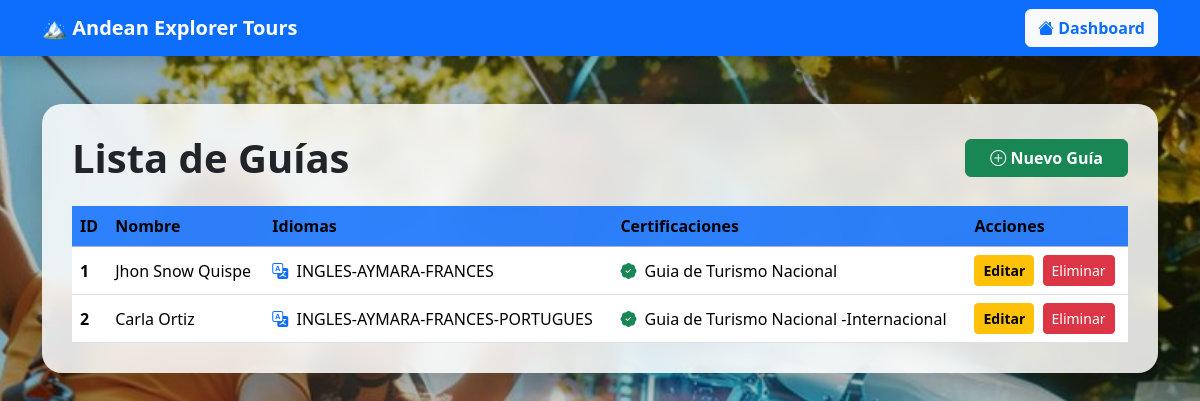
The page /guias (signed in) on the database its author committed.
### app/models/guia.py (models this page shows)
class Guia(db.Model):
    id = db.Column(
        db.Integer,
        primary_key=True
    )
    nombre = db.Column(
        db.String(100),
        nullable=False
    )
    idiomas = db.Column(
        db.String(100)
    )
    certificaciones = db.Column(
        db.String(100)
    )

### app/blueprints/guias/routes.py (the view)
@guias_bp.route('/guias')
@login_required
def listar_guias():
    if current_user.rol != "Administrador":
        abort(403)
    guias = Guia.query.all()
    return render_template(
        'guias/listar.html',
        guias=guias
    )

### app/templates/guias/listar.html (shortened to what this page needs)
<!DOCTYPE html>
<html lang="es">
<head>
    <link href="https://cdn.jsdelivr.net/npm/bootstrap@5.3.3/dist/css/bootstrap.min.css" rel="stylesheet">
    <link href="https://cdn.jsdelivr.net/npm/bootstrap-icons@1.11.3/font/bootstrap-icons.css" rel="stylesheet">
</head>
<body>
<nav class="navbar navbar-dark bg-primary shadow">
    <div class="container">
        <span class="navbar-brand fw-bold">
            🏔 Andean Explorer Tours
        </span>
        <a href="/dashboard" class="btn btn-light text-primary fw-bold">
            <i class="bi bi-house-fill"></i> Dashboard
        </a>
    </div>
</nav>
<div class="container mt-5 mb-5">
    <div class="glass-container">
        <div class="d-flex justify-content-between align-items-center mb-4">
            <h1 class="m-0 fw-bold text-dark">Lista de Guías</h1>
            <a href="/guias/nuevo" class="btn btn-success fw-semibold px-4">
                <i class="bi bi-plus-circle"></i> Nuevo Guía
            </a>
        </div>
        <div class="table-responsive">
            <table class="table table-hover align-middle">
                <thead class="table-primary">
                    <tr>
                        <th>ID</th>
                        <th>Nombre</th>
                        <th>Idiomas</th>
                        <th>Certificaciones</th>
                        <th>Acciones</th>
                    </tr>
                </thead>
                <tbody>
                    {% for guia in guias %}
                    <tr>
                        <td class="fw-bold">{{guia.id}}</td>
                        <td>{{guia.nombre}}</td>
                        <td>
                            <i class="bi bi-translate text-primary me-1"></i>
                            {{guia.idiomas}}
                        </td>
                        <td>
                            <i class="bi bi-patch-check-fill text-success me-1"></i>
                            {{guia.certificaciones}}
                        </td>
                        <td>
                            <a href="/guias/editar/{{guia.id}}" class="btn btn-warning btn-sm fw-semibold me-1">
                                Editar
                            </a>
                            <a href="/guias/eliminar/{{guia.id}}" class="btn btn-danger btn-sm"
                               onclick="return confirm('¿Desea eliminar este guía?')">
                                Eliminar
                            </a>
                        </td>
                    </tr>
                    {% endfor %}
                </tbody>
            </table>
        </div> </div> </div>
</body>
</html>

### rows shown on the page
Guia: id "1", nombre "Jhon Snow Quispe", idiomas "INGLES-AYMARA-FRANCES", certificaciones "Guia de Turismo Nacional"
Guia: id "2", nombre "Carla Ortiz", idiomas "INGLES-AYMARA-FRANCES-PORTUGUES", certificaciones "Guia de Turismo Nacional -Internacional"
